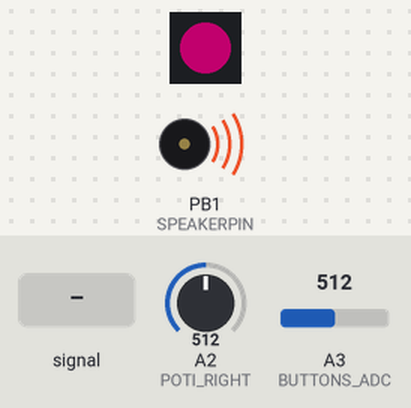
Simulated run of this sketch. Board: ATtiny85, built with avr-gcc and run on an emulated ATtiny85. On the bench: 1 RGB LEDs in strip order, left to right, buzzer (waves = sounding). Inputs (shaded band) come from the test bench; at power-on: A2 (POTI_RIGHT) = 512, A3 (BUTTONS_ADC) = 512. Dim RGB values are drawn brighter than linear.

Above: at 1.2 s.
1.3 s: A3 (BUTTONS_ADC) fed a 2 Hz sine of ±306 counts around its level
At 3.73 s:
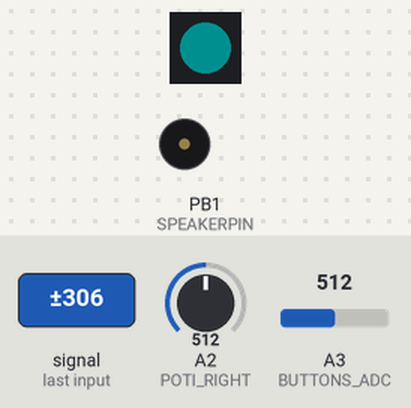
4.3 s: A2 (POTI_RIGHT) set to 20
At 4.43 s:
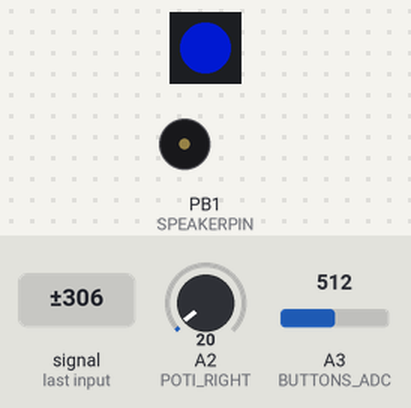
7.3 s: A2 (POTI_RIGHT) set to 27
10.3 s: A2 (POTI_RIGHT) set to 33
At 11.81 s:
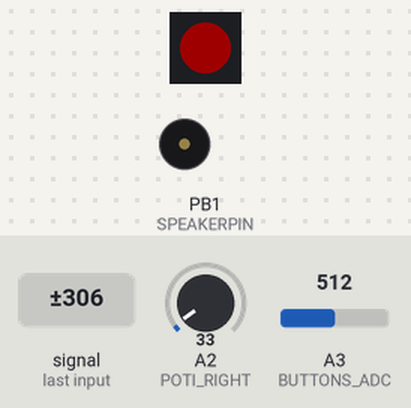
13.3 s: A3 (BUTTONS_ADC) set to 440
At 15.5 s:
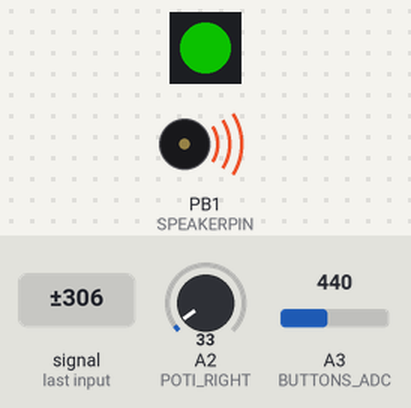
16.3 s: A2 (POTI_RIGHT) set to 511
At 17.3 s:
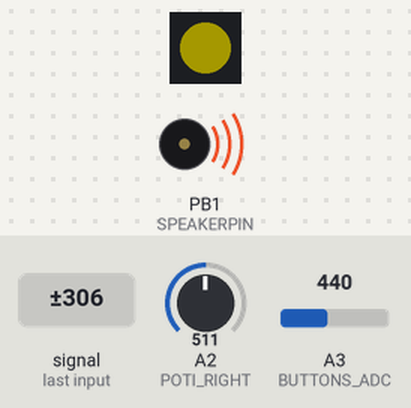
Timing chart, 0 to 20.3 s (numbered marks = the images above; inputs shaded):
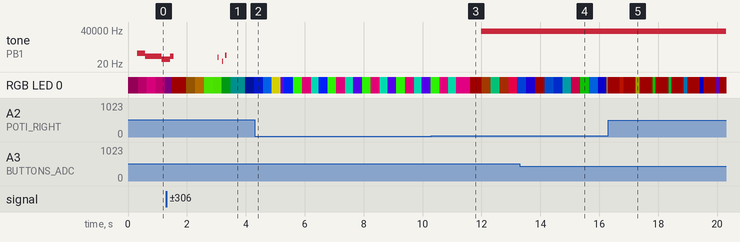

Measured:
- the behaviour switches between 29 and 30 on A2 (POTI_RIGHT) (found by bisection; images 2 and 3)
- after the input at 4.3 s, tone on PB1 (SPEAKERPIN): stops changing and stays silent
- after the input at 10.3 s, tone on PB1 (SPEAKERPIN): silent → 31250 Hz after 1.7 s
- after the input at 13.3 s, tone on PB1 (SPEAKERPIN): stays 31250 Hz (without the input it goes to silent after 0.69 s)
- by itself, tone on PB1 (SPEAKERPIN): plays 111 Hz for 0.12 s, 93 Hz for 0.04 s, 38 Hz for 0.04 s, 143 Hz for 0.04 s

The sketch:

Ada_1Pixel_NEO-OneLiner.ino
```cpp
// (licence header left out)
#include <Adafruit_NeoPixel.h>
#ifdef __AVR__
#include <avr/power.h>
#endif

// hardware description / pin connections
#define SPEAKERPIN      1
#define NEOPIXELPIN     0

#define POTI_LEFT      A1
#define POTI_RIGHT     A2
#define BUTTONS_ADC    A3

#define NUMPIXELS      1

Adafruit_NeoPixel pixels = Adafruit_NeoPixel(NUMPIXELS, NEOPIXELPIN, NEO_GRB + NEO_KHZ800);

// fast pin access
#define AUDIOPIN (1<<SPEAKERPIN)
#define PINLOW (PORTB&=~AUDIOPIN)
#define PINHIGH (PORTB|=AUDIOPIN)

// define variables for one-liners
int snd = 0;
long t = 0;
int bright = 255;
int delta_T = 2;
uint16_t p1 = 2;
int buttonState1 = 1;
int lastButtonState1 = 1;
int buttonState2 = 1;
int lastButtonState2 = 1;
int count = 0;
int outputStyle = 0;
int visuals = 0;

void setup() {

#if defined (__AVR_ATtiny85__)
  if (F_CPU == 16000000) clock_prescale_set(clock_div_1); //what is this?
#endif

  TCCR0B = TCCR0B & B11111000 | B00000001; //no timer pre-scaler, fast PWM

  pixels.begin(); // This initializes the NeoPixel library.
  pinMode(SPEAKERPIN, OUTPUT);
  pixels.setBrightness(255);
  //rainbowCycle(3,3);
  delay (50);
}

/*
  uint8_t getButton()

  return value: 1 left button pressed  2 right button pressed  3 both buttons pressed
  ADC values: no button:512, left:341, right:248, both:200
*/

uint8_t getButton()
{
  uint8_t button = 0;
  if (analogRead(BUTTONS_ADC) < 450) button = 1;
  if (analogRead(BUTTONS_ADC) < 100) button = 2;
  if (analogRead(BUTTONS_ADC) < 50) button = 3;

  return button;
}

// scaled the adc of the 8BitMixTape voltage divider
// to a return value in range: 0..1023
uint16_t analogReadScaled(uint8_t channel)
{
  uint16_t value = analogRead(channel);
  if (value > 511) value = 511;
  return value * 2;
}

void setColorAllPixel(uint32_t color)
{
  uint8_t n;
  for (n = 0; n < NUMPIXELS; n++)
  {
    pixels.setPixelColor(n, 0); // off
  }
}

void loop() {

  uint8_t x = getButton();

  if (x == 1) {
    buttonState1 = LOW;
  }
  else {buttonState1 = HIGH;}

  if (buttonState1 != lastButtonState1 && buttonState1 == HIGH) {
    // if the state has changed, increment the counter
      count++;
      pixels.setPixelColor(0, Wheel(count+7<<5));
      pixels.show();
      t = 0;
      if (count >= 8) {
        count = 0;
      }
    }
    lastButtonState1 = buttonState1;

  // check if potentiometer is all the way down
  uint16_t valuePoti = analogRead(POTI_RIGHT);
  p1 = 1023 - valuePoti>>5;

  if (valuePoti < 30) {
    buttonState2 = LOW;
    if (outputStyle == 1) {
      pixels.setBrightness(255);
      pixels.setPixelColor(0, Wheel(count+7<<5));
      pixels.show();
      delay(10000);
      }
    if (outputStyle == 0) {
      pixels.setBrightness(255);
      rainbowCycle(100,2);
      pixels.setPixelColor(0, Wheel(count+7<<5));
      pixels.show();
      delay(10000);
      }
    }
  else {
    buttonState2 = HIGH;
    }

  if (buttonState2 != lastButtonState2 && buttonState2 == LOW) {

  }
  if (buttonState2 != lastButtonState2 && buttonState2 == HIGH) {
    pixels.setPixelColor(0, Wheel(count+7<<5));
    pixels.setBrightness(255);
    pixels.show();
    delay(20000);
    outputStyle++;
    visuals++;
    if (outputStyle > 1) {
        outputStyle = 0;
      }
    if (visuals > 1) {
        visuals = 0;
      }
  }
  lastButtonState2 = buttonState2;

  switch(count) {
     case 1: // a classic
       snd = (t|5) * ((t>>p1|t>>11)&p1&t>>3);

       break;
     case 3: // a classic
       snd = (t*(t>>8|t>>4))>>(t>>p1);

       break;
     case 2: // a classic
       snd = t*t/p1;
       break;
     case 4: // a classic
       snd = (t|3) * ((t>>1|t>>6)&p1&t>>3);
       break;
     case 0: // a classic
       snd = t*((t>>12|t>>8)&63&t>>(p1>>3));
       break;
      case 5: // a classic
       snd = t * ((t>>p1|t>>3)&17&t>>9);
       break;
     case 6: // //dubStep
       snd = t>>3&1?t>>4:-t>>(p1>>3) ; //dubStep
       break;
     case 7: // Tribute to Klaus
       snd = ((((t/3)&(t>>11))|((t/5)&(t>>p1)))&7)*30;
       break;
    }

//play the sounds
   if (outputStyle == 0) {
    digitalWrite (SPEAKERPIN, snd);
   }
   if (outputStyle == 1) {
    analogWrite (SPEAKERPIN, snd);
   }

//make some visuals
  if (visuals == 0) {           // Single Color
    if (t % 1  == 0) {
      pixels.setPixelColor(0, Wheel((count+7)<<5));
      pixels.setBrightness((snd+30) & 255);
      pixels.show();
    }
  }

  if (visuals == 1) {
    if (t % 1  == 0) {
      pixels.setPixelColor(0, Wheel(snd % 255));
      pixels.setBrightness((snd+30) & 255);
      pixels.show();
    }
  }

//wait... this defines the speed. could be read while press & hold with poti
  delayMicroseconds(100);
  t++;

}

void rainbowCycle(uint8_t wait, uint8_t rounds) {
  uint16_t i, j;

  for (j = 0; j < 256 * rounds; j++) { // 5 cycles of all colors on wheel
    for (i = 0; i < pixels.numPixels(); i++) {
      pixels.setPixelColor(i, Wheel(((i * 256 / pixels.numPixels()) + j) & 255));
    }
    pixels.show();
    delay(wait);
  }
}

// Input a value 0 to 255 to get a color value.
// The colours are a transition r - g - b - back to r.
uint32_t Wheel(byte WheelPos) {
  WheelPos = 255 - WheelPos;
  if (WheelPos < 85) {
    return pixels.Color(255 - WheelPos * 3, 0, WheelPos * 3);
  }
  if (WheelPos < 170) {
    WheelPos -= 85;
    return pixels.Color(0, WheelPos * 3, 255 - WheelPos * 3);
  }
  WheelPos -= 170;
  return pixels.Color(WheelPos * 3, 255 - WheelPos * 3, 0);
}
```
